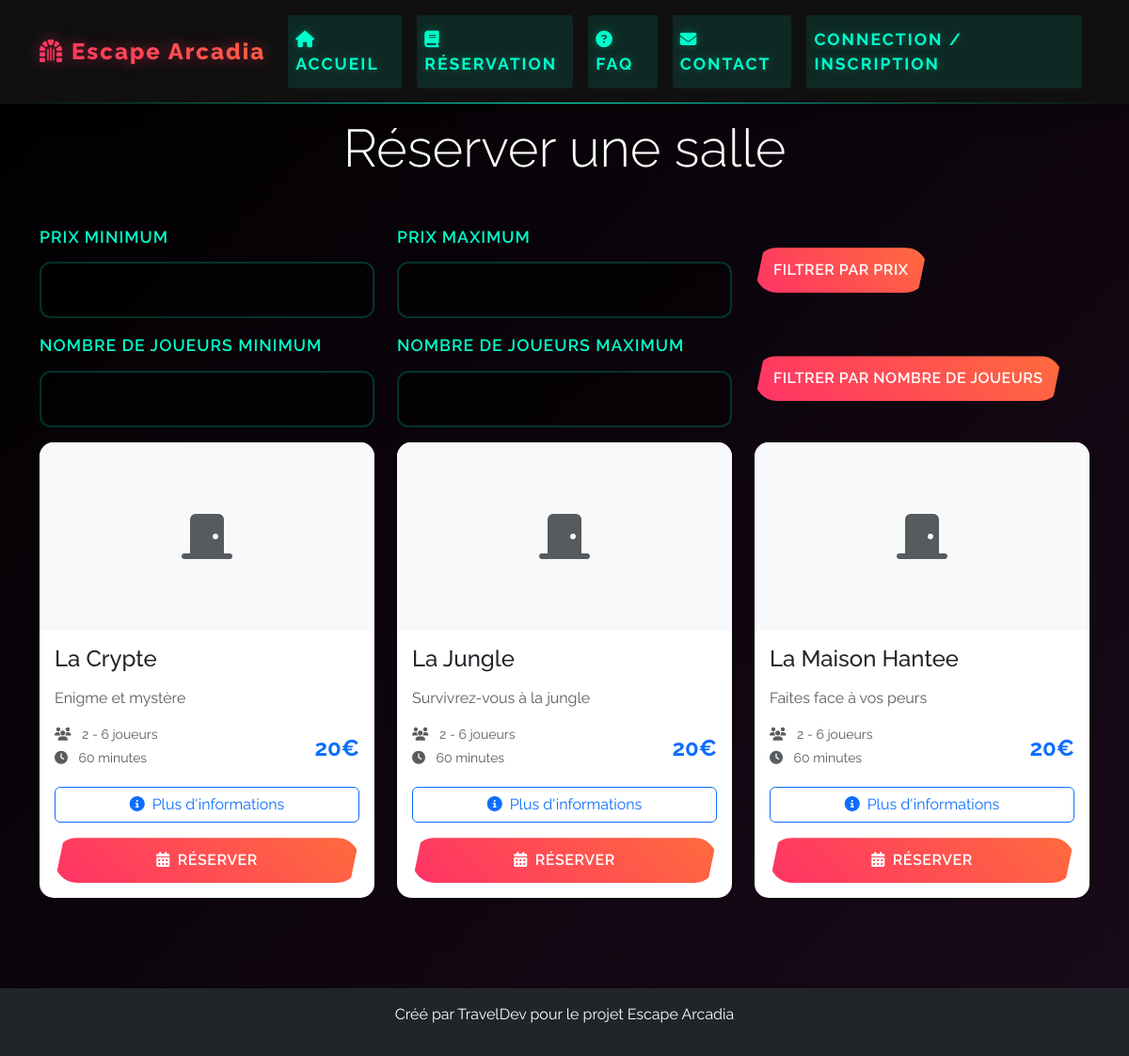
The page /index.php?page=reservation on the database its author committed.
### tables this page shows
CREATE TABLE salles (
    id INT PRIMARY KEY AUTO_INCREMENT,
    nom VARCHAR(100) NOT NULL,
    image LONGBLOB,
    theme_id INT,
    description TEXT,
    duree INT NOT NULL,  
    nb_joueurs_min INT NOT NULL,
    nb_joueurs_max INT NOT NULL,
    prix INT NOT NULL,  
    FOREIGN KEY (theme_id) REFERENCES themes(id)
);

### controllers/affichage/afficherEscapegame.php (called while the page is built, shortened)
<?php
include('bdd/Database.php');
include('models/escapegame.php');
$escapegame = new EscapeGame($bdd);
if (isset($_GET['min_price']) && isset($_GET['max_price'])) {
    $allsalles = $escapegame->getSallesByPriceRange($_GET['min_price'], $_GET['max_price']);
} elseif (isset($_GET['min_players']) && isset($_GET['max_players'])) {
    $allsalles = $escapegame->getSallesByPlayerRange($_GET['min_players'], $_GET['max_players']);
}else{
    $allsalles = $escapegame->getAllSalles();
}
?>

### models/escapegame.php (called while the page is built, shortened)
<?php
class EscapeGame {
    private $bdd;
    function __construct($bdd) {
        $this->bdd = $bdd;
    }
    public function getAllSalles() {
        $req = $this->bdd->prepare("SELECT * FROM salles");
        $req->execute();
        return $req->fetchAll();
    }
}
?>

### views/reservation/reservation.php (the view, shortened to what this page needs)
<?php
include('controllers/affichage/afficherEscapegame.php');
?>
<div class="container py-5">
    <h1 class="display-4 text-center mb-5">Réserver une salle</h1>
    <form action="controllers/sallesController.php" method="post">
        <div class="row mb-3">
            <div class="col-md-4">
                <label for="min_price" class="form-label">Prix minimum</label>
                <input type="number" class="form-control" id="min_price" name="min_price" min="0" step="1">
            </div>
            <div class="col-md-4">
                <label for="max_price" class="form-label">Prix maximum</label>
                <input type="number" class="form-control" id="max_price" name="max_price" min="0" step="1">
            </div>
            <div class="col-md-4">
                <button type="submit" class="btn btn-primary mt-4" name="action" value="getsallebyprixrange">Filtrer par prix</button>
            </div>
        </div>
        <div class="row mb-3">
            <div class="col-md-4">
                <label for="min_players" class="form-label">Nombre de joueurs minimum</label>
                <input type="number" class="form-control" id="min_players" name="min_players" min="1" step="1">
            </div>
            <div class="col-md-4">
                <label for="max_players" class="form-label">Nombre de joueurs maximum</label>
                <input type="number" class="form-control" id="max_players" name="max_players" min="1" step="1">
            </div>
            <div class="col-md-4">
                <button type="submit" class="btn btn-primary mt-4" name="action" value="getsallebyplayerrange">Filtrer par nombre de joueurs</button>
            </div>
        </div>
    </form>
    <?php if (empty($allsalles)): ?>
        <div class="alert alert-info shadow-sm" role="alert">
            <i class="fas fa-info-circle me-2"></i>
            Aucune salle disponible.
        </div>
    <?php else: ?>
        <div class="row row-cols-1 row-cols-md-2 row-cols-lg-3 g-4">
            <?php foreach ($allsalles as $salle): ?>
                <div class="col">
                    <div class="card h-100 shadow-sm hover-card">
                        <?php if (!empty($salle['image'])): ?>
                            <img class="card-img-top" alt="<?= htmlspecialchars($salle['nom']) ?>" style="height: 200px; object-fit: cover;">
                        <?php else: ?>
                            <div class="card-img-top bg-light d-flex align-items-center justify-content-center" style="height: 200px;">
                                <i class="fas fa-door-closed fa-3x text-muted"></i>
                            </div>
                        <?php endif; ?>
                        <div class="card-body d-flex flex-column">
                            <h2 class="card-title h4 mb-3"><?= htmlspecialchars($salle['nom']) ?></h2>
                            <p class="card-text text-muted flex-grow-1"><?= htmlspecialchars($salle['description']) ?></p>
                            <div class="d-flex justify-content-between align-items-center mb-3">
                                <div class="small text-muted">
                                    <p class="mb-1">
                                        <i class="fas fa-users me-2"></i>
                                        <?= $salle['nb_joueurs_min'] ?> - <?= $salle['nb_joueurs_max'] ?> joueurs
                                    </p>
                                    <p class="mb-1">
                                        <i class="fas fa-clock me-2"></i>
                                        <?= $salle['duree'] ?> minutes
                                    </p>
                                </div>
                                <div class="h4 mb-0 text-primary fw-bold">
                                    <?= $salle['prix'] ?>€
                                </div>
                            </div>
                            <div class="d-grid gap-2">
                                <a href="index.php?page=salle-details&id=<?= $salle['id'] ?>" class="btn btn-outline-primary mb-2">
                                    <i class="fas fa-info-circle me-2"></i>Plus d'informations
                                </a>
                                <a href="index.php?page=horairesSalle&id=<?= $salle['id'] ?>" class="btn btn-primary">
                                    <i class="fas fa-calendar-alt me-2"></i>Réserver
                                </a>
                            </div>
                        </div>
                    </div>
                </div>
            <?php endforeach; ?>
        </div>
    <?php endif; ?>
</div>

### css/style.css (style rules this page uses)
:root { --primary-color: #ff3366; --secondary-color: #111111; --accent-color: #00ffcc; --dark-bg: #000000; --light-text: #ffffff; --card-bg: rgba(17, 17, 17, 0.9); --gradient-primary: linear-gradient(45deg, #ff3366, #ff6b3d); --gradient-accent: linear-gradient(45deg, #00ffcc, #00ff9d); --gradient-dark: linear-gradient(to right, #111111, #1a1a1a); --border-glow: 0 0 10px var(--accent-color); --text-glow: 0 0 20px var(--accent-color); }
body { font-family: 'Raleway', sans-serif; background: linear-gradient(135deg, var(--dark-bg), #1a0a1a); color: var(--light-text); min-height: 100vh; padding-top: 76px; }
.btn-primary { background: var(--gradient-primary); border: none; padding: 15px 40px; color: var(--light-text) !important; font-weight: 600; letter-spacing: 1px; position: relative; clip-path: polygon(10px 0, 100% 0, calc(100% - 10px) 100%, 0 100%); transition: all 0.3s ease; }
.btn-primary::before { content: ''; position: absolute; top: 0; left: 0; width: 100%; height: 100%; background: var(--gradient-accent); opacity: 0; transition: opacity 0.3s ease; z-index: -1; }
.form-label { color: var(--accent-color); margin-bottom: 0.8rem; font-weight: 600; font-size: 1.1rem; display: block; text-transform: uppercase; letter-spacing: 1px; }
.form-control, .form-select { background: rgba(0, 0, 0, 0.5); border: 2px solid rgba(0, 255, 204, 0.2); color: var(--light-text); border-radius: 12px; padding: 1rem 1.2rem; font-size: 1rem; transition: all 0.3s ease; width: 100%; }

### views/reservation/reservation.php (style rules this page uses)
.hover-card { transition: transform 0.2s ease-in-out, box-shadow 0.2s ease-in-out; border: none; border-radius: 15px; }
.card-img-top { border-top-left-radius: 15px; border-top-right-radius: 15px; }
.btn-primary { border-radius: 30px; padding: 12px 20px; text-transform: uppercase; font-weight: 600; letter-spacing: 0.5px; }

### rows shown on the page
salles: nom "La Crypte", description "Enigme et mystère", nb_joueurs_min "2", nb_joueurs_max "6", duree "60", prix "20"
salles: nom "La Jungle", description "Survivrez-vous à la jungle", nb_joueurs_min "2", nb_joueurs_max "6", duree "60", prix "20"
salles: nom "La Maison Hantee", description "Faites face à vos peurs", nb_joueurs_min "2", nb_joueurs_max "6", duree "60", prix "20"
